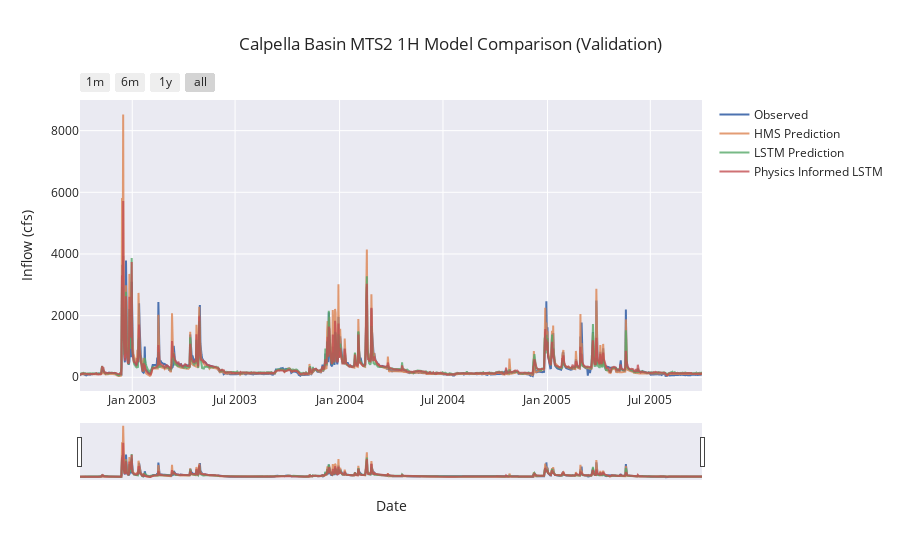

The code cell stored with this chart in its notebook:
### Code cell
if not skip_best_model_train:
    fancyCombinedPlot(
        lstm_results=noPhys_val_csv_1H,
        lstmPhysics_results=phys_val_csv_1H,
        HMS_results=path_to_physics_data_1H,
        title="Calpella Basin MTS2 1H Model Comparison (Validation)",
        fName="calpella_mts2_val_metrics_1H.csv",
        timeseries_filename="calpella_mts2_val_1H_combined_ts.csv"
    )
else:
    fancyCombinedPlotFromDf(
        combined_df_1H,
        title="Calpella Basin MTS2 1H Model Comparison (Validation)",
        fName="calpella_mts2_val_metrics_1H.csv"
    )

### Figure 1 — Plotly figure (JSON) as saved in the notebook; plotly's stock layout.template omitted (floating-point values rounded to 4 significant figures; data arrays with more than 128 entries replaced by an {"elided": "..."} marker saying what was removed)
{"data": [{"mode": "lines", "name": "Observed", "x": {"elided": "1096 str values"}, "y": {"elided": "1096 float values"}, "type": "scatter"}, {"mode": "lines", "name": "HMS Prediction", "opacity": 0.8, "x": {"elided": "1096 str values"}, "y": {"elided": "1096 float values"}, "type": "scatter"}, {"mode": "lines", "name": "LSTM Prediction", "opacity": 0.8, "x": {"elided": "1096 str values"}, "y": {"elided": "1096 float values"}, "type": "scatter"}, {"mode": "lines", "name": "Physics Informed LSTM", "opacity": 0.8, "x": {"elided": "1096 str values"}, "y": {"elided": "1096 float values"}, "type": "scatter"}], "layout": {"xaxis": {"rangeslider": {"visible": true}, "title": {"text": "Date"}, "rangeselector": {"buttons": [{"count": 1, "label": "1m", "step": "month", "stepmode": "backward"}, {"count": 6, "label": "6m", "step": "month", "stepmode": "backward"}, {"count": 1, "label": "1y", "step": "year", "stepmode": "backward"}, {"step": "all"}]}, "type": "date"}, "title": {"text": "Calpella Basin MTS2 1H Model Comparison (Validation)"}, "yaxis": {"title": {"text": "Inflow (cfs)"}}, "hovermode": "x unified"}}
